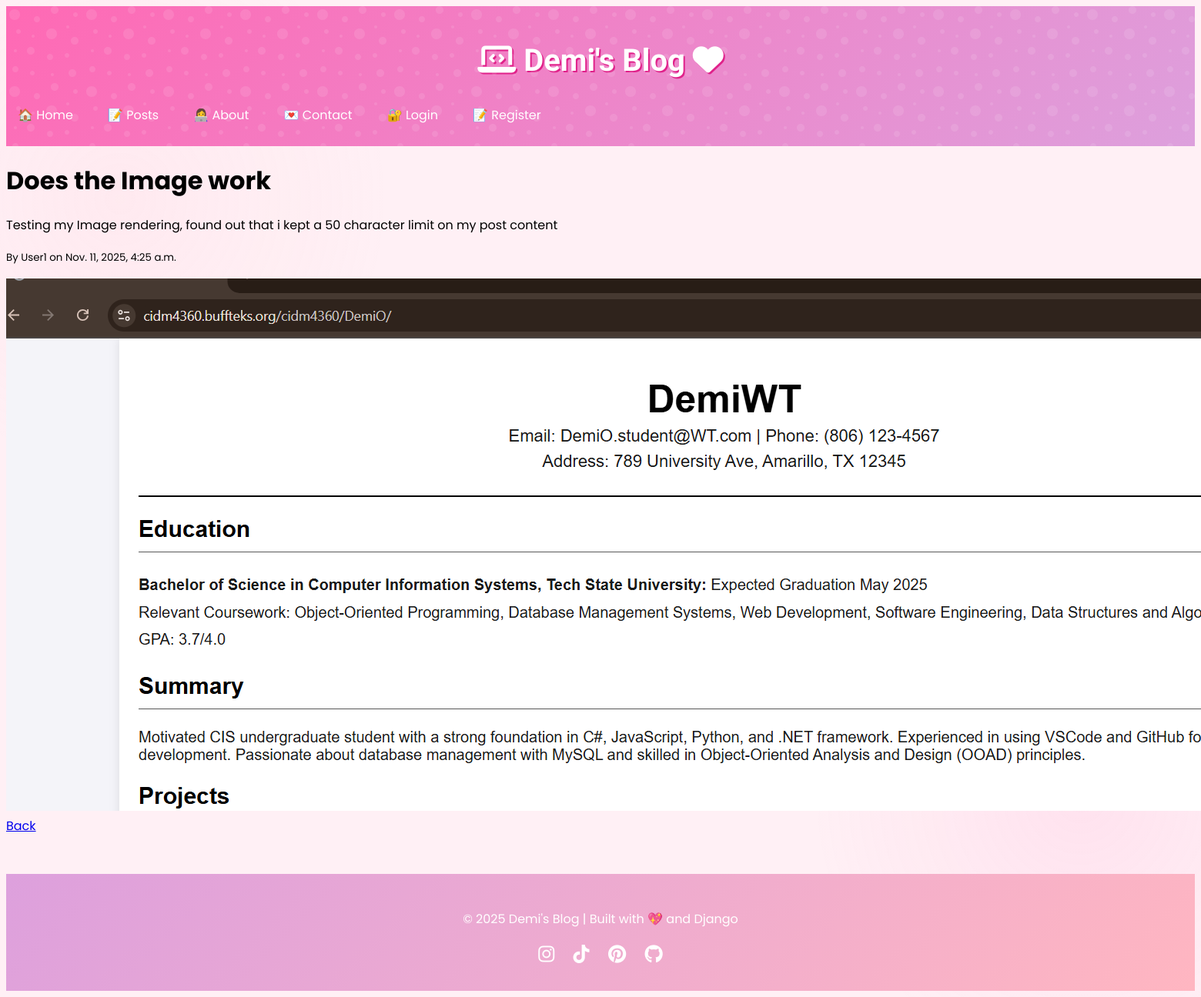
Screenshot of /post/3/ with the database file from the repository.
### blog/models.py (models this page shows, shortened)
class Post(models.Model):
    title = models.CharField(max_length=200)
    content = models.TextField()
    image = models.ImageField(upload_to='post_images/', blank=True, null=True)
    author = models.ForeignKey(User, on_delete=models.CASCADE, null=True, blank=True)
    created_at = models.DateTimeField(auto_now_add=True)

### blog/views.py (the view)
# urls.py: path('post/<int:pk>/', views.PostDetailView.as_view(), name='post_detail'),
class PostDetailView(DetailView):
    model = Post
    template_name = 'post_detail.html'
    context_object_name = 'post'

### blog/templates/post_detail.html (shortened to what this page needs)
{% extends "base.html" %}
{% load markdownify %}
{% block content %}
<div class="container mt-5">
  <h1>{{ post.title }}</h1>
  <p>{{ post.content|markdownify }}</p>
  <p><small>By {{ post.author }} on {{ post.created_at }}</small></p>
  {% if post.image %}
    <div class="mt-4">
      <img src="{{ post.image.url }}" alt="Post Image" class="img-fluid">
    </div>
  {% endif %}
  <a href="{% url 'post_list' %}" class="btn btn-secondary">Back</a>
</div>
{% endblock %}

### blog/static/blog/css/pink-theme.css (style rules this page uses)
:root { --hot-pink: #ff69b4; --baby-pink: #ffb6c1; --barbie-pink: #e0218a; --lavender: #dda0dd; --white-pink: #fff0f5; --sparkle: rgba(255, 255, 255, 0.7); }
.pink-body { background-color: var(--white-pink); background-image: radial-gradient(circle at 10% 20%, rgba(255, 182, 193, 0.1) 0%, transparent 20%), radial-gradient(circle at 90% 80%, rgba(255, 105, 180, 0.1) 0%, transparent 20%); font-family: 'Poppins', sans-serif; min-height: 100vh; }

### rows the page displays
Post: title "Does the Image work", content "Testing my Image rendering, found out that i kept a 50 character limit on my post content", author "User1", created_at "Nov. 11, 2025, 4:25 a.m.", image (picture)
